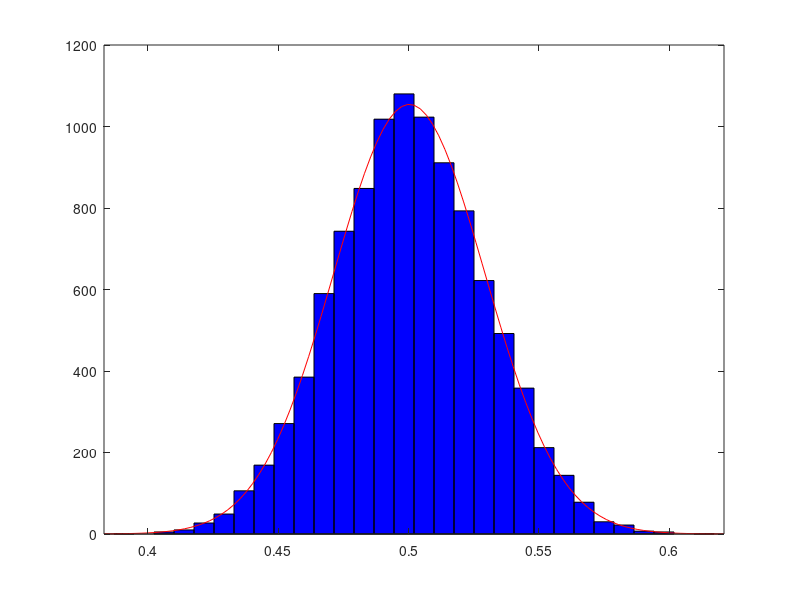

MATLAB code to generate this figure:
clc, clearvars, close all;

n = 100;
N = 10000;
Y = zeros(N, 1);

for i = 1:N
    X = rand(n, 1);
    Y(i) = mean(X);
end

histfit(Y, 30, 'Normal');
